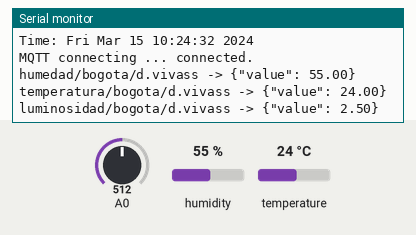
This sketch was run on a simulated ESP8266 (NodeMCU). Parts: the last lines printed to the serial monitor. Inputs (shaded band) come from the test bench; at power-on: humidity 55 %, A0 = 512, temperature 24 °C. WiFi joins after 1.5 s; servers stay silent unless stated; the local clock reads 2024-03-15 10:24:30 at power-on unless the sketch sets it; no MQTT or app messages arrive unless stated; not simulated (calls return 0 or success): secrets.h.

Above: at 3.2 s.
3.3 s: humidity set to 22 %
At 7.7 s:
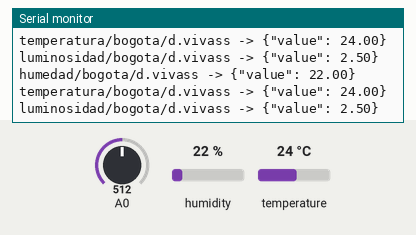
8.9 s: A0 set to 716
At 12.7 s:
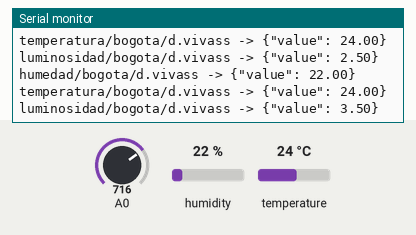
14.5 s: temperature set to 12 °C
At 17.7 s:
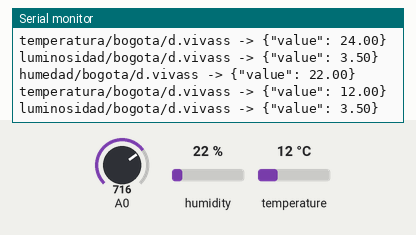
20.1 s: A0 set to 900
At 22.7 s:
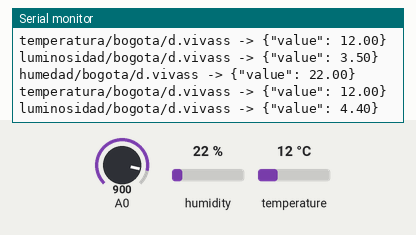
25.7 s: humidity set to 40 %
At 27.6 s:
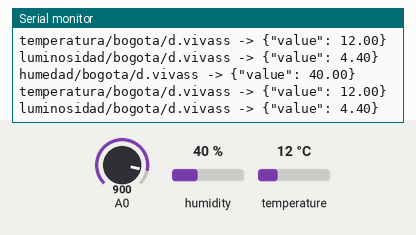
Timing chart, 0 to 29.1 s (numbered marks = the images above; inputs shaded):
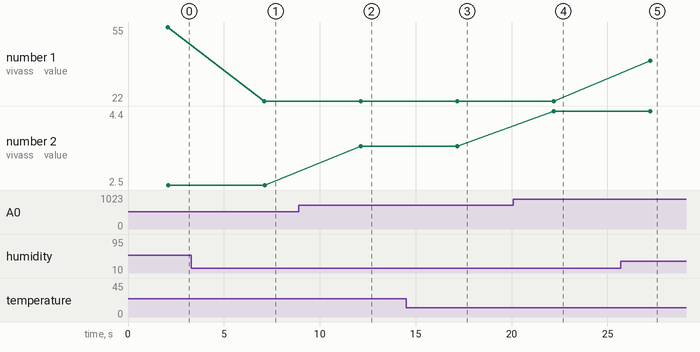

The sketch:

entrega1.ino
```cpp
#include <ESP8266WiFi.h>
#include <WiFiClientSecure.h>
#include <time.h>
#include <PubSubClient.h>
#include "DHT.h"
#define DHTTYPE DHT11 // DHT 11

#define dht_dpin 4
DHT dht(dht_dpin, DHTTYPE);

#include "secrets.h"

// Conexión a Wifi
// Nombre de la red Wifi
const char ssid[] = "ANDRE_ap";
// Contraseña de la red Wifi
const char pass[] = "3112469202";

// Usuario uniandes sin @uniandes.edu.co
#define HOSTNAME "d.vivass"

// Conexión a Mosquitto
const char MQTT_HOST[] = "iotlab.virtual.uniandes.edu.co";
const int MQTT_PORT = 8082;
// Usuario uniandes sin @uniandes.edu.co
const char MQTT_USER[] = "d.vivass";
// Contraseña de MQTT que recibió por correo
const char MQTT_PASS[] = "202210044";
const char MQTT_SUB_TOPIC[] = HOSTNAME "/";
// Tópico al que se enviarán los datos de humedad
const char MQTT_PUB_TOPIC1[] = "humedad/bogota/" HOSTNAME;
// Tópico al que se enviarán los datos de temperatura
const char MQTT_PUB_TOPIC2[] = "temperatura/bogota/" HOSTNAME;
// Tópico al que se enviarán los datos de intensidad luminica
const char MQTT_PUB_TOPIC3[] = "luminosidad/bogota/" HOSTNAME;

//////////////////////////////////////////////////////

#if (defined(CHECK_PUB_KEY) and defined(CHECK_CA_ROOT)) or (defined(CHECK_PUB_KEY) and defined(CHECK_FINGERPRINT)) or (defined(CHECK_FINGERPRINT) and defined(CHECK_CA_ROOT)) or (defined(CHECK_PUB_KEY) and defined(CHECK_CA_ROOT) and defined(CHECK_FINGERPRINT))
#error "cant have both CHECK_CA_ROOT and CHECK_PUB_KEY enabled"
#endif

BearSSL::WiFiClientSecure net;
PubSubClient client(net);

time_t now;
unsigned long lastMillis = 0;

// Función que conecta el node a través del protocolo MQTT
// Emplea los datos de usuario y contraseña definidos en MQTT_USER y MQTT_PASS para la conexión
void mqtt_connect()
{
    // Intenta realizar la conexión indefinidamente hasta que lo logre
    while (!client.connected())
    {
        Serial.print("Time: ");
        Serial.print(ctime(&now));
        Serial.print("MQTT connecting ... ");
        if (client.connect(HOSTNAME, MQTT_USER, MQTT_PASS))
        {
            Serial.println("connected.");
        }
        else
        {
            Serial.println("Problema con la conexión, revise los valores de las constantes MQTT");
            Serial.print("Código de error = ");
            Serial.println(client.state());
            if (client.state() == MQTT_CONNECT_UNAUTHORIZED)
            {
                ESP.deepSleep(0);
            }
            /* Espera 5 segundos antes de volver a intentar */
            delay(5000);
        }
    }
}

void receivedCallback(char *topic, byte *payload, unsigned int length)
{
    Serial.print("Received [");
    Serial.print(topic);
    Serial.print("]: ");
    for (int i = 0; i < length; i++)
    {
        Serial.print((char)payload[i]);
    }
}

// Configura la conexión del node MCU a Wifi y a Mosquitto
void setup()
{
    Serial.begin(115200);
    Serial.println();
    Serial.println();
    Serial.print("Attempting to connect to SSID: ");
    Serial.print(ssid);
    WiFi.hostname(HOSTNAME);
    WiFi.mode(WIFI_STA);
    WiFi.begin(ssid, pass);
    // Intenta conectarse con los valores de las constantes ssid y pass a la red Wifi
    // Si la conexión falla el node se dormirá hasta que lo resetee
    while (WiFi.status() != WL_CONNECTED)
    {
        if (WiFi.status() == WL_NO_SSID_AVAIL || WiFi.status() == WL_WRONG_PASSWORD)
        {
            Serial.print("\nProblema con la conexión, revise los valores de las constantes ssid y pass");
            ESP.deepSleep(0);
        }
        else if (WiFi.status() == WL_CONNECT_FAILED)
        {
            Serial.print("\nNo se ha logrado conectar con la red, resetee el node y vuelva a intentar");
            ESP.deepSleep(0);
        }
        Serial.print(".");
        delay(1000);
    }
    Serial.println("connected!");

    // Sincroniza la hora del dispositivo con el servidor SNTP (Simple Network Time Protocol)
    Serial.print("Setting time using SNTP");
    configTime(-5 * 3600, 0, "pool.ntp.org", "time.nist.gov");
    now = time(nullptr);
    while (now < 1510592825)
    {
        delay(500);
        Serial.print(".");
        now = time(nullptr);
    }
    Serial.println("done!");
    struct tm timeinfo;
    gmtime_r(&now, &timeinfo);
    // Una vez obtiene la hora, imprime en el monitor el tiempo actual
    Serial.print("Current time: ");
    Serial.print(asctime(&timeinfo));

#ifdef CHECK_CA_ROOT
    BearSSL::X509List cert(digicert);
    net.setTrustAnchors(&cert);
#endif
#ifdef CHECK_PUB_KEY
    BearSSL::PublicKey key(pubkey);
    net.setKnownKey(&key);
#endif
#ifdef CHECK_FINGERPRINT
    net.setFingerprint(fp);
#endif
#if (!defined(CHECK_PUB_KEY) and !defined(CHECK_CA_ROOT) and !defined(CHECK_FINGERPRINT))
    net.setInsecure();
#endif

    // Llama a funciones de la librería PubSubClient para configurar la conexión con Mosquitto
    client.setServer(MQTT_HOST, MQTT_PORT);
    client.setCallback(receivedCallback);
    // Llama a la función de este programa que realiza la conexión con Mosquitto
    mqtt_connect();
}

// Función loop que se ejecuta indefinidamente repitiendo el código a su interior
// Cada vez que se ejecuta toma nuevos datos de la lectura del sensor
void loop()
{
    // Revisa que la conexión Wifi y MQTT siga activa
    if (WiFi.status() != WL_CONNECTED)
    {
        Serial.print("Checking wifi");
        while (WiFi.waitForConnectResult() != WL_CONNECTED)
        {
            WiFi.begin(ssid, pass);
            Serial.print(".");
            delay(10);
        }
        Serial.println("connected");
    }
    else
    {
        if (!client.connected())
        {
            mqtt_connect();
        }
        else
        {
            client.loop();
        }
    }

    now = time(nullptr);
    // Lee los datos del sensor
    float h = dht.readHumidity();
    float t = dht.readTemperature();

    // fotoresistor
    int sensorValue = analogRead(A0); // read the input on analog pin 0
    // Lee los datos del fotoresistor [V]
    float voltage = sensorValue * (5.0 / 1023.0); // Convert the analog reading (which goes from 0 - 1023) to a voltage (0 - 5V)

    // Transforma la información a la notación JSON para poder enviar los datos
    // El mensaje que se envía es de la forma {"value": x}, donde x es el valor de temperatura o humedad

    // JSON para humedad
    String json = "{\"value\": " + String(h) + "}";
    char payload1[json.length() + 1];
    json.toCharArray(payload1, json.length() + 1);
    // JSON para temperatura
    json = "{\"value\": " + String(t) + "}";
    char payload2[json.length() + 1];
    json.toCharArray(payload2, json.length() + 1);
    // JSON para iluminancia
    json = "{\"value\": " + String(voltage) + "}";
    char payload3[json.length() + 1];
    json.toCharArray(payload3, json.length() + 1);

    // Si los valores recolectados no son indefinidos, se envían a los tópicos correspondientes
    if (!isnan(h) && !isnan(t) && !isnan(voltage))
    {
        // Publica en el tópico de la humedad
        client.publish(MQTT_PUB_TOPIC1, payload1, false);
        // Publica en el tópico de la temperatura
        client.publish(MQTT_PUB_TOPIC2, payload2, false);
        // Publica en el tópico de la iluminancia
        client.publish(MQTT_PUB_TOPIC3, payload3, false);
    }

    // Imprime en el monitor serial la información recolectada
    Serial.print(MQTT_PUB_TOPIC1);
    Serial.print(" -> ");
    Serial.println(payload1);
    Serial.print(MQTT_PUB_TOPIC2);
    Serial.print(" -> ");
    Serial.println(payload2);
    Serial.print(MQTT_PUB_TOPIC3);
    Serial.print(" -> ");
    Serial.println(payload3);
    /*Espera 5 segundos antes de volver a ejecutar la función loop*/
    delay(5000);
}
```

Measured:
- after the input at 3.3 s, the serial monitor: prints a new line after 3.8 s (image 1)
- after the input at 8.9 s, the serial monitor: prints a new line after 3.3 s (image 2)
- after the input at 14.5 s, the serial monitor: prints a new line after 2.7 s (image 3)
- after the input at 20.1 s, the serial monitor: prints a new line after 2.1 s (image 4)
- after the input at 25.7 s, the serial monitor: prints a new line after 1.5 s (image 5)
- plotted number 1: 55 → 22 after the input at 3.3 s, 22 → 40 after the input at 25.7 s
- plotted number 2: 2.5 → 3.5 after the input at 8.9 s, 3.5 → 4.4 after the input at 20.1 s
